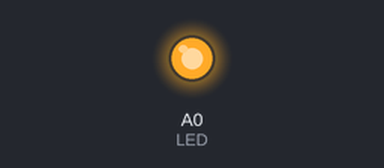
Bench run of a sketch on a simulated Arduino Uno, built with avr-gcc and run on an emulated ATmega328P. On the bench: output pins drawn as LEDs (lit = HIGH). What the sketch prints to the serial monitor is not drawn.

Above: at 15.0 s.
Timing chart, 0 to 23.4 s (numbered marks = the images above):
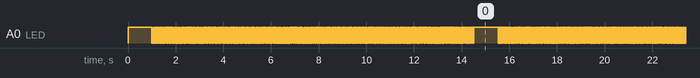

The sketch:

transmitter_1x1_PWM.ino
```cpp
#define LED A0
#define PERIOD 30

char *a = "New string to test if the set-up is working.\n";
int sl;

void setup()
{
  Serial.begin(9600);
  pinMode(LED, OUTPUT);
  sl = strlen(a);
  digitalWrite(LED, HIGH);
  delay(1000);
}

void loop()
{
  int i, j, bin;
  char ch;
  for(i = 0; i < sl; i++)
  {
    ch = a[i];
    digitalWrite(LED, LOW);
    delay(PERIOD);
    //begin byte
    for(j = 0; j < 8; j++)
    {
      bin = ((ch << j) & 0x80) ? 1 : 0;
      Serial.print(bin);
      if(bin == 0)
      {
        digitalWrite(LED, HIGH);
        delay(10);
        digitalWrite(LED, LOW);
        delay(20);
      }
      else
      {
        digitalWrite(LED, HIGH);
        delay(20);
        digitalWrite(LED, LOW);
        delay(10);
      }
    }
    //end of byte
    Serial.println();
    digitalWrite(LED, HIGH);
    delay(PERIOD);
  }
  delay(1000);
}
```

Measured:
- by itself, A0 (LED): repeats every 17.2 s: LOW 0.02 s, HIGH 1.0 s, 404 × (LOW 0.03 s, HIGH 0.01 s)
- by itself, everything shown: repeats every 14.5 s, in 30 steps
